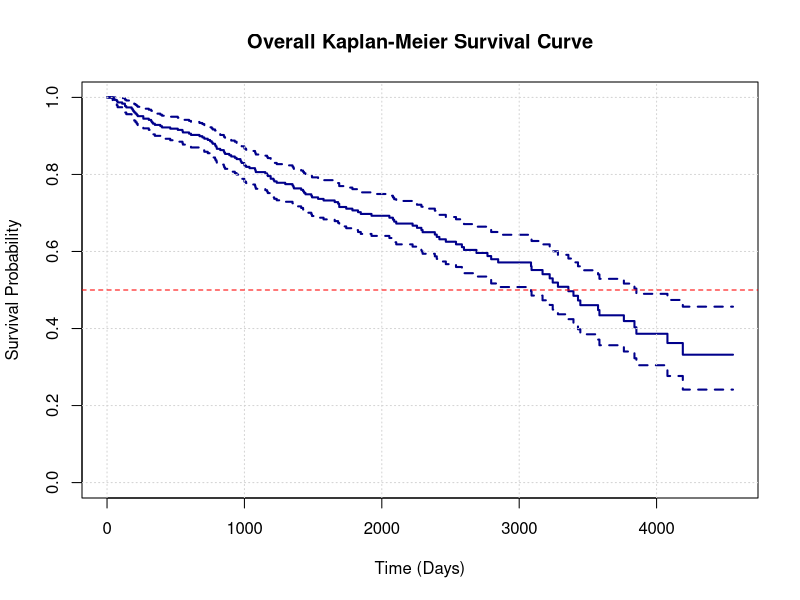
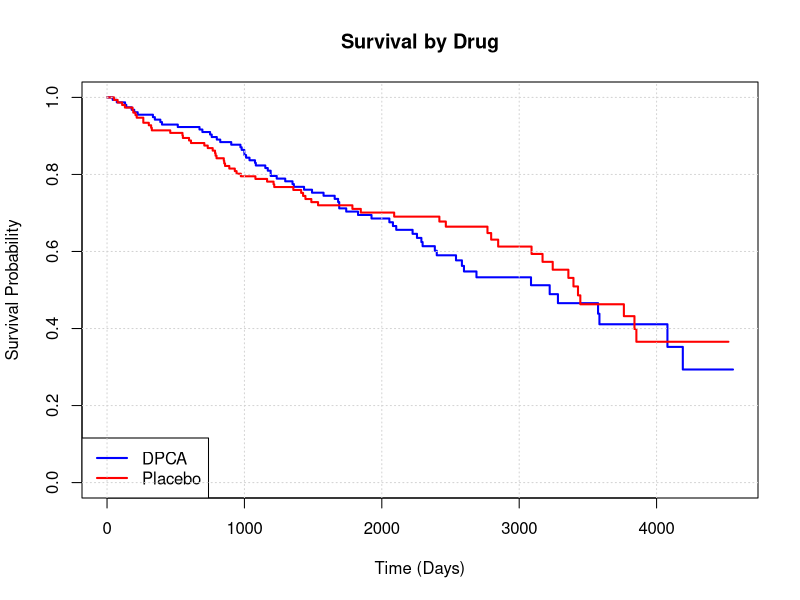
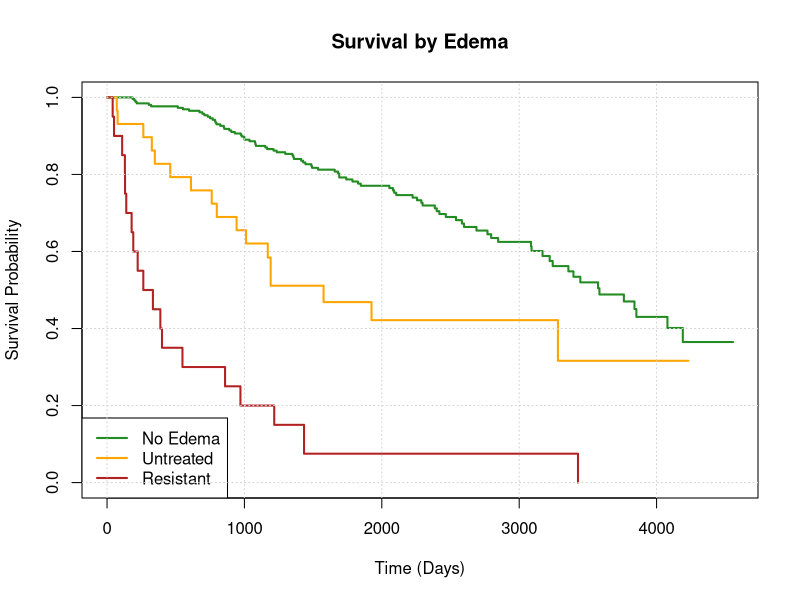
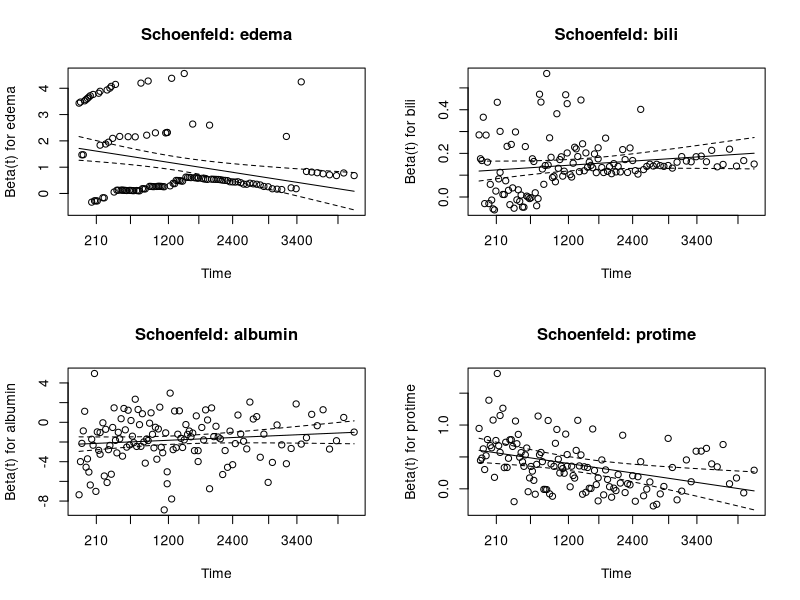
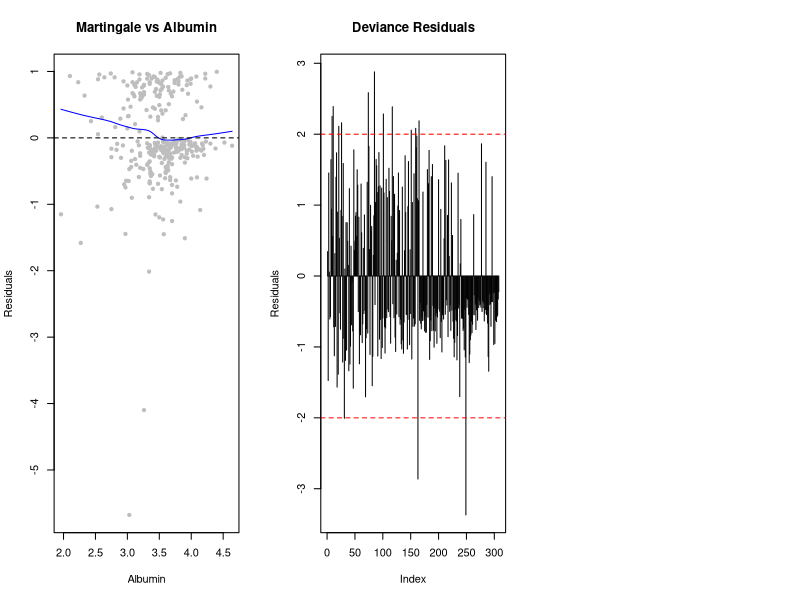

Write the R code that produced these figures, in order.
## ---- chunk 1
knitr::opts_chunk$set(echo = TRUE, warning = FALSE, message = FALSE, fig.width=8, fig.height=6)

# 필요한 패키지 로드
library(survival)
library(dplyr)
## ---- chunk 2
# 1. 데이터 로드
pbc_raw <- read.table("PBC_data.txt", header = FALSE)

# 2. 변수명 지정
colnames(pbc_raw) <- c("fu.days", "status", "drug", "age_days", "sex", 
                       "ascites", "hepatom", "edema", "bili", "albumin", 
                       "alk.phos", "sgot", "platelet", "protime")

# 3. 전처리 및 변환
pbc_clean <- pbc_raw %>%
  mutate(
    age = age_days / 365.25,
    drug_f = factor(drug, levels = c(0, 1), labels = c("DPCA", "Placebo")),
    sex_f = factor(sex, levels = c(0, 1), labels = c("Male", "Female")),
    ascites_f = factor(ascites, levels = c(0, 1), labels = c("No", "Yes")),
    hepatom_f = factor(hepatom, levels = c(0, 1), labels = c("No", "Yes")),
    edema_f = factor(edema, levels = c(0, 1, 2), labels = c("No Edema", "Untreated", "Resistant"))
  ) %>%
  select(-age_days)

# 4. 기술통계량 
stats_table <- pbc_clean %>%
  summarise(
    N = n(),
    Mean_Age = round(mean(age), 2),
    Mean_Bili = round(mean(bili), 2),
    Events = sum(status)
  )

print("--- 기초 통계량 요약 ---")
print(stats_table)
## ---- chunk 3
fit_overall <- survfit(Surv(fu.days, status) ~ 1, data = pbc_clean)

plot(fit_overall, 
     main = "Overall Kaplan-Meier Survival Curve",
     xlab = "Time (Days)", ylab = "Survival Probability",
     col = "darkblue", lwd = 2, conf.int = TRUE)
grid()
abline(h = 0.5, col = "red", lty = 2)
## ---- chunk 4
fit_drug <- survfit(Surv(fu.days, status) ~ drug_f, data = pbc_clean)

plot(fit_drug, col = c("blue", "red"), lwd = 2,
     main = "Survival by Drug", 
     xlab = "Time (Days)", ylab = "Survival Probability")
legend("bottomleft", legend = levels(pbc_clean$drug_f), col = c("blue", "red"), lty = 1, lwd = 2)
grid()

# Log-rank test
sd_drug <- survdiff(Surv(fu.days, status) ~ drug, data = pbc_clean)
print(sd_drug)
## ---- chunk 5
fit_edema <- survfit(Surv(fu.days, status) ~ edema_f, data = pbc_clean)

plot(fit_edema, col = c("forestgreen", "orange", "firebrick"), lwd = 2,
     main = "Survival by Edema", 
     xlab = "Time (Days)", ylab = "Survival Probability")
legend("bottomleft", legend = levels(pbc_clean$edema_f), 
       col = c("forestgreen", "orange", "firebrick"), lty = 1, lwd = 2)
grid()

# Log-rank test
sd_edema <- survdiff(Surv(fu.days, status) ~ edema, data = pbc_clean)
print(sd_edema)
## ---- chunk 6
covariates <- c("drug", "age", "sex", "ascites", "hepatom", "edema", 
                "bili", "albumin", "alk.phos", "sgot", "platelet", "protime")

ph_results <- data.frame(Variable = character(), P_Value = numeric(), Status = character(), stringsAsFactors = FALSE)

par(mfrow = c(2, 2))
for(var in covariates) {
  f <- as.formula(paste("Surv(fu.days, status) ~", var))
  fit <- coxph(f, data = pbc_clean)
  zph <- cox.zph(fit)
  p_val <- zph$table[1, 3]
  
  ph_results[nrow(ph_results) + 1, ] <- list(
    var, 
    round(p_val, 4), 
    ifelse(p_val > 0.05, "Satisfied", "Violated")
  )
  
  # P-value < 0.1 인 경우 잔차 plot 확인
  if(p_val < 0.1) {
     plot(zph, main = paste("Schoenfeld:", var), df=2)
  }
}
par(mfrow = c(1, 1))

print("--- Schoenfeld 잔차 검정 결과 ---")
print(ph_results)
## ---- chunk 7
vars_ok <- ph_results$Variable[ph_results$Status == "Satisfied"]
vars_no <- ph_results$Variable[ph_results$Status == "Violated"]

cat("PH 가정 만족 (표준 Cox 모형):", paste(vars_ok, collapse = ", "), "\n")
cat("PH 가정 위배 (확장 Cox 모형):", paste(vars_no, collapse = ", "), "\n")
## ---- chunk 8
f_multi <- as.formula(paste("Surv(fu.days, status) ~", paste(vars_ok, collapse = " + ")))
fit_std <- coxph(f_multi, data = pbc_clean)

# 결과 정리
res_std <- summary(fit_std)$coefficients
res_conf <- summary(fit_std)$conf.int

final_table <- data.frame(
  Variable = rownames(res_std),
  Coef = round(res_std[,1], 4),
  HR = round(res_std[,2], 4),
  Lower_95 = round(res_conf[,3], 4),
  Upper_95 = round(res_conf[,4], 4),
  P_Value = round(res_std[,5], 4)
)

print("--- 다변량 Cox 모형 결과 (PH 만족 변수) ---")
print(final_table)
## ---- chunk 9
if(length(vars_no) > 0) {
  # 기본 식에 tt(위배변수) 추가
  form_ext_str <- paste("Surv(fu.days, status) ~", paste(vars_ok, collapse = " + "))
  
  for(v in vars_no) {
    form_ext_str <- paste(form_ext_str, "+ tt(", v, ")")
  }
  
  fit_ext <- coxph(as.formula(form_ext_str), 
                   data = pbc_clean,
                   tt = function(x, t, ...) x * log(t))
  
  # 결과 일부 출력
  coef_ext <- summary(fit_ext)$coefficients
  
  print("--- 확장 Cox 모형 계수 (시간 상호작용항 포함) ---")
  print(round(coef_ext[, c(1, 2, 5)], 4))
  
} else {
  fit_ext <- fit_std
  print("PH 위배 변수 없음.")
}
## ---- chunk 10
aic_std <- AIC(fit_std)
aic_ext <- AIC(fit_ext)

comp_df <- data.frame(
  Model = c("Standard Cox", "Extended Cox"),
  AIC = round(c(aic_std, aic_ext), 2)
)

print("--- Model Comparison by AIC ---")
print(comp_df)
## ---- chunk 11
par(mfrow=c(1,3))
# 1. Martingale Residuals
res_mart <- residuals(fit_std, type = "martingale")
plot(pbc_clean$albumin, res_mart, main = "Martingale vs Albumin",
     xlab = "Albumin", ylab = "Residuals", pch = 20, col = "gray")
lines(lowess(pbc_clean$albumin, res_mart), col = "blue")
abline(h=0, lty=2)

# 2. Deviance Residuals
res_dev <- residuals(fit_std, type = "deviance")
plot(res_dev, type = "h", main = "Deviance Residuals",
     xlab = "Index", ylab = "Residuals")
abline(h=c(-2,2), col="red", lty=2)

